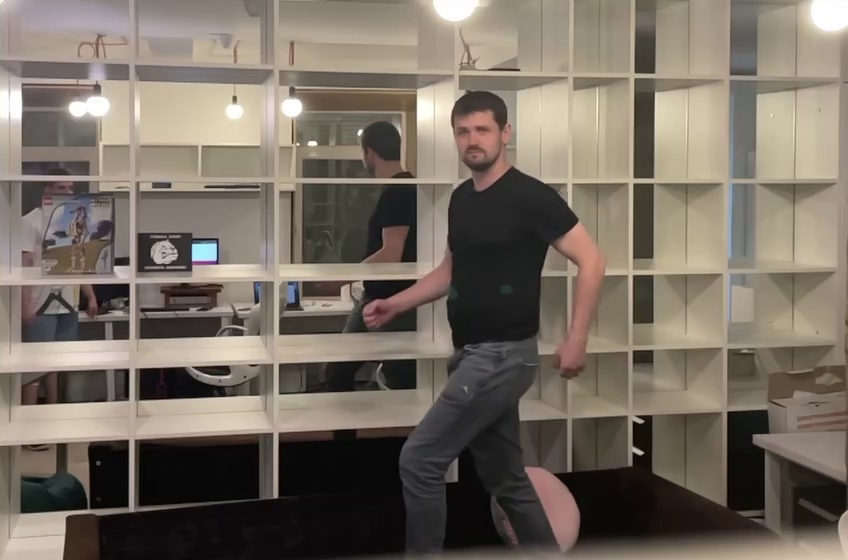
#> input picture raw_frames/Jenia/00003.jpg, 848 x 560 px; its folder holds only this picture in this run
$ python -i mhi.py   (imports and definitions only)
#> lines starting #> are read from the running program, lines starting #| are printed output that depends on the picture
### human_mask.py
# %%
import mrcnn
import mrcnn.config
import mrcnn.model
import mrcnn.visualize
import cv2
import os
import matplotlib.pyplot as plt
from tqdm import tqdm
import numpy as np
# %%
CLASS_NAMES = ['BG', 'person', 'bicycle', 'car', 'motorcycle', 'airplane', 'bus', 'train', 'truck', 'boat', 'traffic light', 'fire hydrant', 'stop sign', 'parking meter', 'bench', 'bird', 'cat', 'dog', 'horse', 'sheep', 'cow', 'elephant', 'bear', 'zebra', 'giraffe', 'backpack', 'umbrella', 'handbag', 'tie', 'suitcase', 'frisbee', 'skis', 'snowboard', 'sports ball', 'kite', 'baseball bat', 'baseball glove', 'skateboard', 'surfboard',
               'tennis racket', 'bottle', 'wine glass', 'cup', 'fork', 'knife', 'spoon', 'bowl', 'banana', 'apple', 'sandwich', 'orange', 'broccoli', 'carrot', 'hot dog', 'pizza', 'donut', 'cake', 'chair', 'couch', 'potted plant', 'bed', 'dining table', 'toilet', 'tv', 'laptop', 'mouse', 'remote', 'keyboard', 'cell phone', 'microwave', 'oven', 'toaster', 'sink', 'refrigerator', 'book', 'clock', 'vase', 'scissors', 'teddy bear', 'hair drier', 'toothbrush']

split_batch_size = 1
class SimpleConfig(mrcnn.config.Config):
    # Give the configuration a recognizable name
    # def __init__(self, *a, **k):
    #     super(SimpleConfig, self).__init__()
    NAME = "coco_inference"

    # set the number of GPUs to use along with the number of images per GPU
    GPU_COUNT = 1
    IMAGES_PER_GPU = split_batch_size
    BATCH_SIZE = split_batch_size
    # Number of classes = number of classes + 1 (+1 for the background). The background class is named BG
    NUM_CLASSES = len(CLASS_NAMES)


# %%
model = None
def init_model():
    global model
    model = mrcnn.model.MaskRCNN(mode="inference",
                                config=SimpleConfig(),
                                model_dir=os.getcwd())

    # Load the weights into the model.
    # Download the mask_rcnn_coco.h5 file from this link: https://github.com/matterport/Mask_RCNN/releases/download/v2.0/mask_rcnn_coco.h5
    model.load_weights(filepath="/home/kotik/HumanFallDetection/models/mask_rcnn_coco.h5",
                    by_name=True)


# [12 lines left out: functions filter_people, get_biggets_result_by_area, not called in this run]


init_model()
#> (the call stopped at in init_model, `model = mrcnn.model.MaskRCNN(mode="inference", config=SimpleConfig(), ..`: mrcnn is not available in this run)

# [39 lines left out: functions _inferance, get_body_masks, get_body_mask, not called in this run]

# #%%
# for name in tqdm(os.listdir('raw_frames/Jenia')[6:40]):

#     image = cv2.imread("raw_frames/Jenia/"+name)
#     image = cv2.cvtColor(image, cv2.COLOR_BGR2RGB)

#     # Perform a forward pass of the network to obtain the results

#     # Get the results for the first image.
#     r = r[0]


#     result = image
#     count = 0
#     r['masks'] = r['masks'].transpose(2, 0, 1)
#     # for index in range(len(r['class_ids'])):
#     #     if r['class_ids'][index] == 1:
#     #         count+=1
#     #         mask = r['masks'][:, :, index]
#     #         idx = (mask == 1)
#     #         result[idx] = result[idx] * alpha + (1-alpha) * np.array(color)
#     idx = (mask == 1)
#     result[idx] = result[idx] * alpha + (1-alpha) * np.array(color)
#     result = cv2.cvtColor(result, cv2.COLOR_BGR2RGB)
#     cv2.imwrite('human_masks/'+name, result)
#     break

# %%

### mhi.py
import os
import numpy as np
import cv2
from human_mask import get_body_mask
from tqdm import tqdm

import matplotlib.pyplot as plt
from scipy import ndimage
from collections import deque


class MHIProcessor:
    '''
    Process MHI as inputs of Fall Detector model
    '''

    def __init__(self, dim=128, threshold=0.1, interval=2, duration=40, use_body_segmentation=True):
        # initialize MHI params
        self.index = 0
        self.dim = dim
        self.threshold = threshold
        self.interval = interval
        self.duration = duration
        self.decay = 1 / self.duration
        self.use_body_segmentation = use_body_segmentation
        self.masks = deque(maxlen=duration)
        # initialize frames

    def resize(self, img):
        if self.dim is not None:
            return cv2.resize(img, (self.dim, self.dim),
                              interpolation=cv2.INTER_AREA)
        return img.copy()

    def process(self, frame_bgr):
        self.index += 1

        frame = cv2.cvtColor(frame_bgr, cv2.COLOR_BGR2GRAY)

        if self.index == 1:
            self.prev_frame = self.resize(frame)
            self.prev_mhi = np.zeros_like(self.prev_frame)

        if self.index % self.interval == 0:
            frame = self.resize(frame)
            diff = cv2.absdiff(self.prev_frame, frame)

            binary = (diff >= (self.threshold * 255)).astype(np.uint8)
            mask = True
            if self.use_body_segmentation:
                mask = get_body_mask(cv2.cvtColor(
                    frame_bgr, cv2.COLOR_BGR2RGB))
                if mask is None:
                    binary.fill(0)
                else:
                    mask = self.resize(mask.astype('u1'))
                    binary = mask & binary
            mhi = binary + (binary == 0) * np.maximum(np.zeros_like(self.prev_mhi),
                                                      (self.prev_mhi - self.decay))
            # update frames
            self.prev_frame = frame
            self.prev_mhi = mhi

            if self.index >= (self.duration * self.interval) and (mask is not None):
                img = cv2.normalize(mhi, None, 0.0, 255.0, cv2.NORM_MINMAX)
                return cv2.cvtColor(img.astype('u1'), cv2.COLOR_GRAY2BGR)

        return None


def create_MHI(images, preprocess=None, use_body_segmentation=True, **k):
    mhi_processor = MHIProcessor(
        use_body_segmentation=use_body_segmentation, **k)

    preprocessed = []
    for frame in tqdm(images):
        if isinstance(frame, str):
            frame = cv2.imread(frame)
        if preprocess is not None:
            frame = preprocess(frame)
        img = mhi_processor.process(frame)
        frame_id = mhi_processor.index

        if img is not None:
            preprocessed.append((frame, img))
    return preprocessed

>>> import cv2
>>> picture = cv2.imread('raw_frames/Jenia/00003.jpg')
#> picture is the input picture: shape (560, 848, 3); mean B, G, R 98.7, 109.5, 119.1
>>> result = MHIProcessor().process(picture)
#> in process, `frame = cv2.cvtColor(frame_bgr, cv2.COLOR_BGR2GRAY)`:
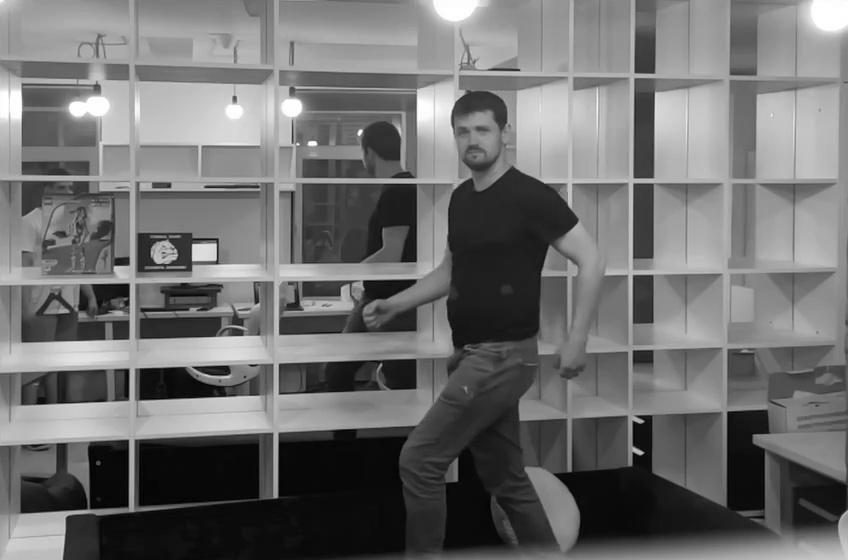
#> frame: shape (560, 848); min 0, max 255, mean 111.2
#> in resize, `return cv2.resize(img, (self.dim, self.dim), interpolation=cv2.INTER_A..`:
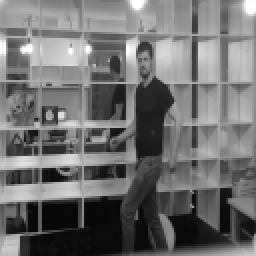
#> returned value: shape (128, 128) (shown 2 times larger); min 6, max 255, mean 111.2

$ run again, on raw_frames/Jenia/00033.jpg
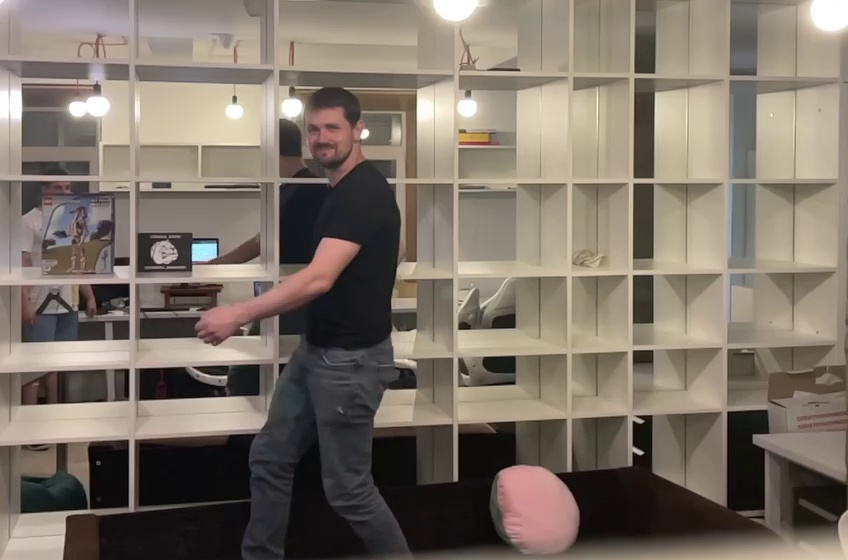
#> input picture raw_frames/Jenia/00033.jpg, 848 x 560 px
#> picture is the input picture: shape (560, 848, 3); mean B, G, R 103.5, 114.7, 124.8
#> in process, `frame = cv2.cvtColor(frame_bgr, cv2.COLOR_BGR2GRAY)`:
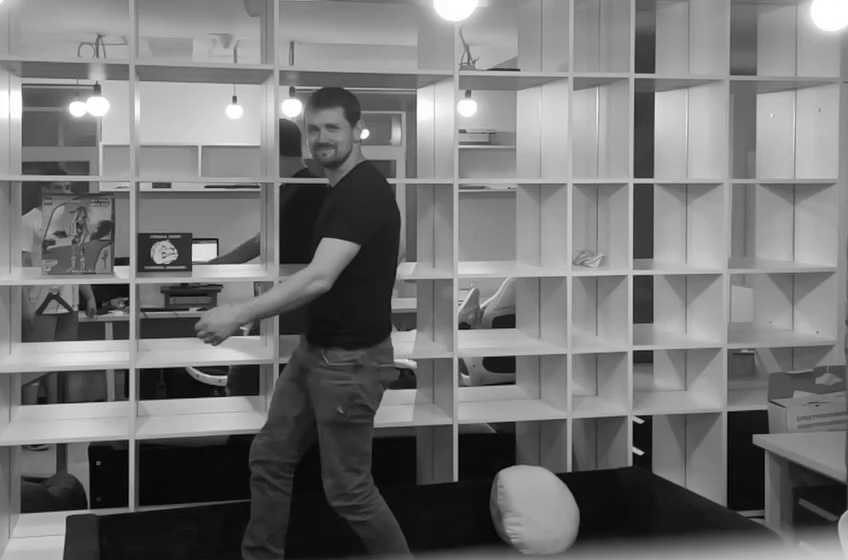
#> frame: shape (560, 848); min 1, max 255, mean 116.5
#> in resize, `return cv2.resize(img, (self.dim, self.dim), interpolation=cv2.INTER_A..`:
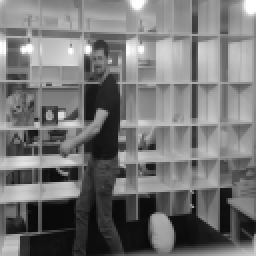
#> returned value: shape (128, 128) (shown 2 times larger); min 9, max 255, mean 116.5
